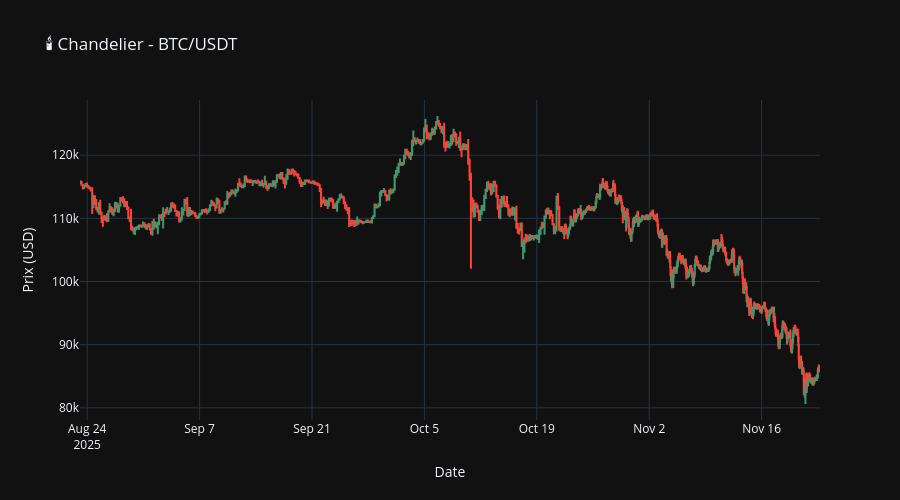
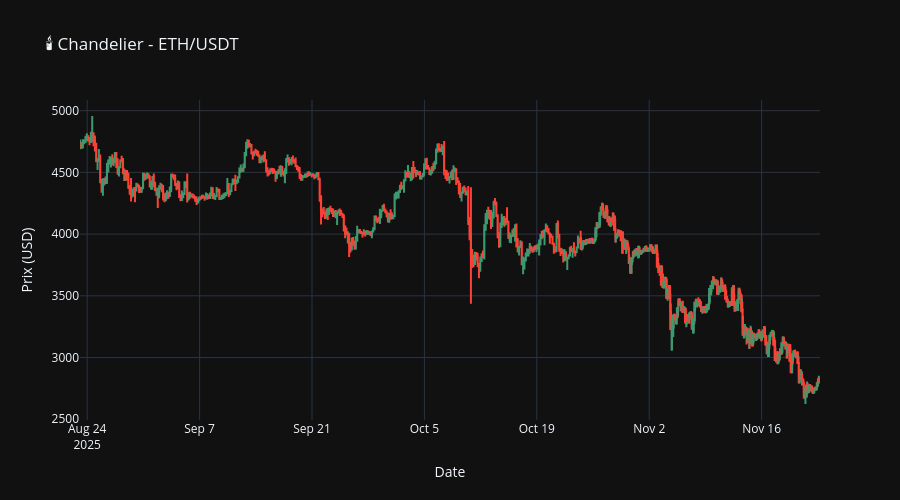
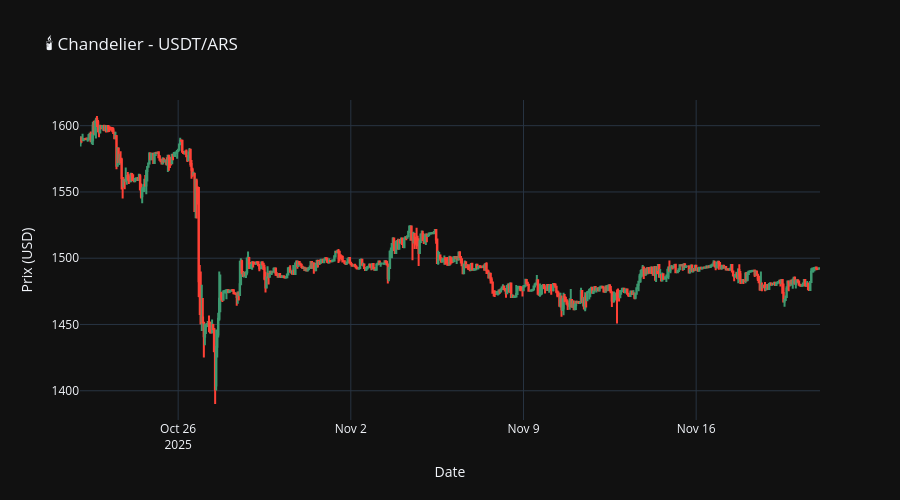
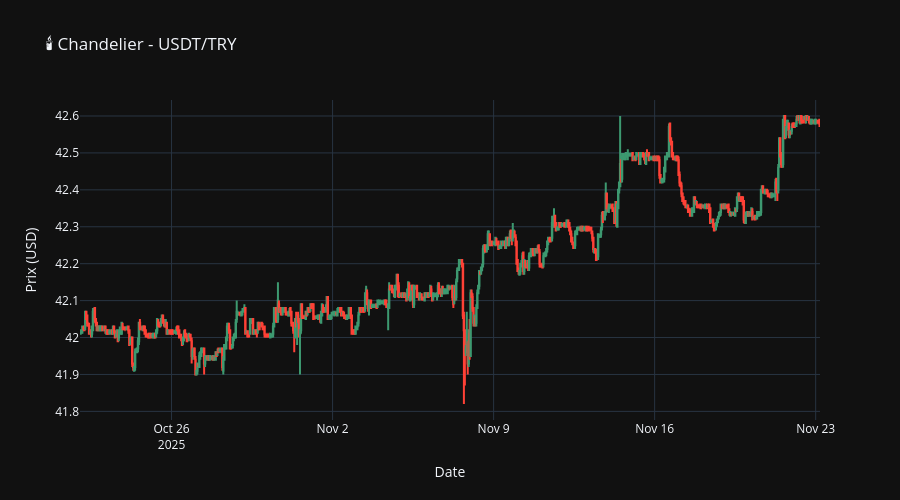

The cell these charts' notebook holds for them, in order:
### Code cell
# Graphique en chandelier pour chaque crypto
for symbol in all_data['symbol'].unique():
    df_symbol = all_data[all_data['symbol'] == symbol].copy()
    
    fig = go.Figure(data=[go.Candlestick(
        x=df_symbol['time'],
        open=df_symbol['open'],
        high=df_symbol['high'],
        low=df_symbol['low'],
        close=df_symbol['close'],
        name=symbol
    )])
    
    fig.update_layout(
        title=f'🕯️ Chandelier - {symbol}',
        xaxis_title='Date',
        yaxis_title='Prix (USD)',
        height=500,
        template='plotly_dark',
        xaxis_rangeslider_visible=False
    )
    
    fig.show()

### Figure 1 — Plotly figure (JSON) as saved in the notebook; plotly's stock layout.template omitted (floating-point values rounded to 4 significant figures; data arrays with more than 128 entries replaced by an {"elided": "..."} marker saying what was removed)
{"data": [{"close": {"elided": "1134 float values"}, "high": {"elided": "1134 float values"}, "low": {"elided": "1134 float values"}, "name": "BTC/USDT", "open": {"elided": "1134 float values"}, "type": "candlestick", "x": {"elided": "1134 str values"}}], "layout": {"height": 500, "title": {"text": "🕯️ Chandelier - BTC/USDT"}, "xaxis": {"rangeslider": {"visible": false}, "title": {"text": "Date"}}, "yaxis": {"title": {"text": "Prix (USD)"}}}}

### Figure 2 — Plotly figure (JSON) as saved in the notebook; plotly's stock layout.template omitted (floating-point values rounded to 4 significant figures; data arrays with more than 128 entries replaced by an {"elided": "..."} marker saying what was removed)
{"data": [{"close": {"elided": "1093 float values"}, "high": {"elided": "1093 float values"}, "low": {"elided": "1093 float values"}, "name": "ETH/USDT", "open": {"elided": "1093 float values"}, "type": "candlestick", "x": {"elided": "1093 str values"}}], "layout": {"height": 500, "title": {"text": "🕯️ Chandelier - ETH/USDT"}, "xaxis": {"rangeslider": {"visible": false}, "title": {"text": "Date"}}, "yaxis": {"title": {"text": "Prix (USD)"}}}}

### Figure 3 — Plotly figure (JSON) as saved in the notebook; plotly's stock layout.template omitted (floating-point values rounded to 4 significant figures; data arrays with more than 128 entries replaced by an {"elided": "..."} marker saying what was removed)
{"data": [{"close": {"elided": "720 float values"}, "high": {"elided": "720 float values"}, "low": {"elided": "720 float values"}, "name": "USDT/ARS", "open": {"elided": "720 float values"}, "type": "candlestick", "x": {"elided": "720 str values"}}], "layout": {"height": 500, "title": {"text": "🕯️ Chandelier - USDT/ARS"}, "xaxis": {"rangeslider": {"visible": false}, "title": {"text": "Date"}}, "yaxis": {"title": {"text": "Prix (USD)"}}}}

### Figure 4 — Plotly figure (JSON) as saved in the notebook; plotly's stock layout.template omitted (floating-point values rounded to 4 significant figures; data arrays with more than 128 entries replaced by an {"elided": "..."} marker saying what was removed)
{"data": [{"close": {"elided": "772 float values"}, "high": {"elided": "772 float values"}, "low": {"elided": "772 float values"}, "name": "USDT/TRY", "open": {"elided": "772 float values"}, "type": "candlestick", "x": {"elided": "772 str values"}}], "layout": {"height": 500, "title": {"text": "🕯️ Chandelier - USDT/TRY"}, "xaxis": {"rangeslider": {"visible": false}, "title": {"text": "Date"}}, "yaxis": {"title": {"text": "Prix (USD)"}}}}
